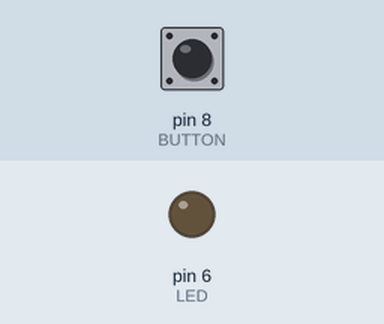
A sketch run on a simulated Arduino Uno, built with avr-gcc and run on an emulated ATmega328P. Shown: output pins drawn as LEDs (lit = HIGH). The test bench sets the inputs (shaded band); at power-on: pin 8 (BUTTON) LOW.

Above: at 1.2 s.
1.3 s: pin 8 (BUTTON) pulled HIGH for 0.15 s
At 2.3 s:
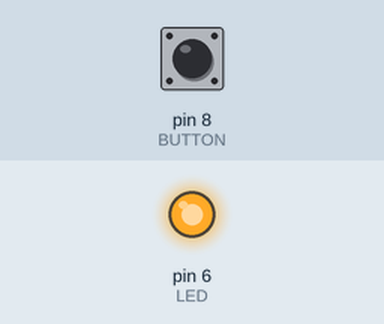
2.9 s: pin 8 (BUTTON) pulled HIGH for 1 s
At 3.5 s:
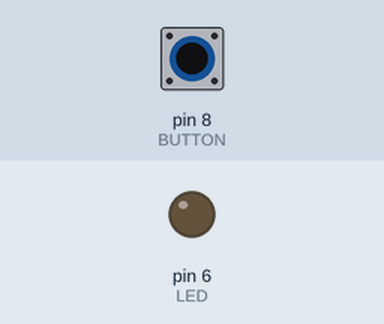
5.4 s: pin 8 (BUTTON) pulled HIGH for 3.2 s
At 6.6 s:
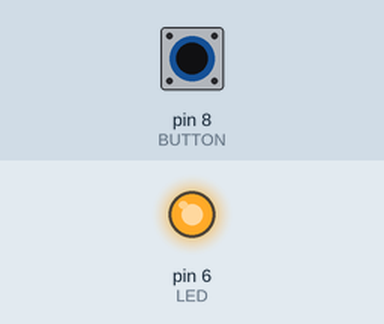
Timing chart, 0 to 8.4 s (numbered marks = the images above; inputs shaded):
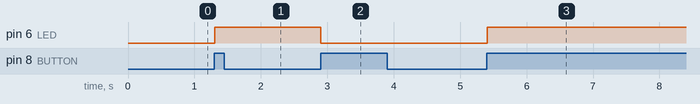

Measured:
- after the input at 1.3 s, pin 6 (LED): LOW → HIGH at once
- after the input at 2.9 s, pin 6 (LED): HIGH → LOW at once
- after the input at 5.4 s, pin 6 (LED): LOW → HIGH at once

The sketch:

buttonLed.ino
```cpp
/*
Use a push button to toggle a LED on and off.
This example uses a debounce function.
*/

const int BUTTON = 8;
const int LED = 6;

boolean lastButton = LOW;
boolean currentButton = LOW;
boolean ledOn = false;

void setup() {
  pinMode(BUTTON, INPUT);
  pinMode(LED, OUTPUT);
}

/*
Debounce function.  Pass it the previous button state,
and get back the current debounced button state.
*/
boolean debounce(boolean last) {
  boolean current = digitalRead(BUTTON);  //read the button state
  if (last != current) {
    delay(5);                       // wait to givetime for the button to stop bouncing
    current = digitalRead(BUTTON);  // read it again
  }
  return current;
}

void loop() {
  currentButton = debounce(lastButton);
  if (lastButton == LOW && currentButton == HIGH) {  // if button pressed...
    ledOn = !ledOn;                                  // toggle the Led
  }
  lastButton = currentButton;  //reset button value
  digitalWrite(LED, ledOn);
}
```
